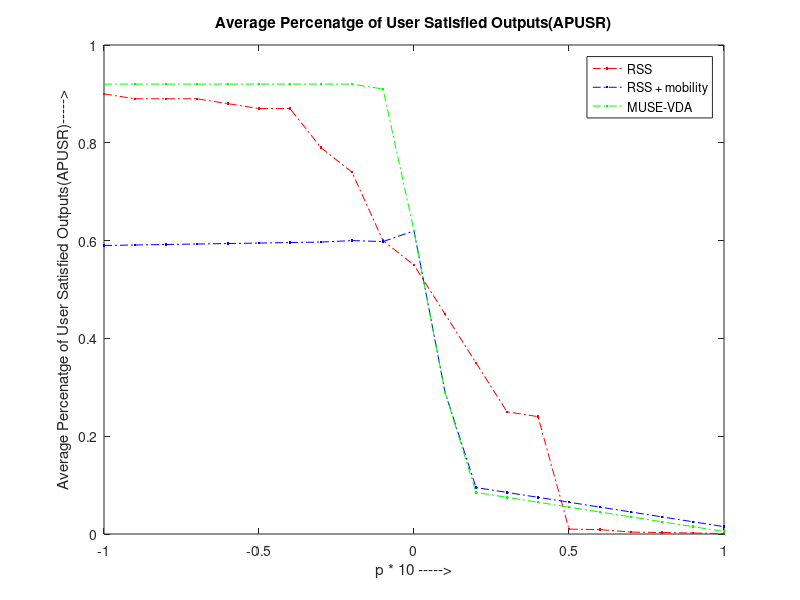

MATLAB code for this plot:
clc;
clear all;
axis([-1 1 0 1])
x= -1:0.1:1
y= [0.9 0.89 0.89 0.89 0.88 0.87 0.87 0.79 0.74 0.60 0.55 0.45 0.35 0.25 0.24 0.01 0.009 0.004 0.003 0.002 0.001]
plot(x,y,'-..r');
hold on
y= [0.59 0.591 0.592 0.593 0.594 0.595 0.596 0.597 0.6 0.598 0.62 0.29 0.095 0.085 0.075 0.065 0.055 0.045 0.035 0.025 0.015]
plot(x,y,'-..b');
hold on
y= [0.92 0.92 0.92 0.92 0.92 0.92 0.92 0.92 0.92 0.91 0.62 0.29 0.085 0.075 0.065 0.055 0.045 0.035 0.025 0.015 0.005]
plot(x,y,'-..g');
hold on
xlabel('p * 10 ----->');
ylabel('Average Percenatge of User Satisfied Outputs(APUSR)----->');
title('Average Percenatge of User Satisfied Outputs(APUSR)');
legend('RSS','RSS + mobility','MUSE-VDA');